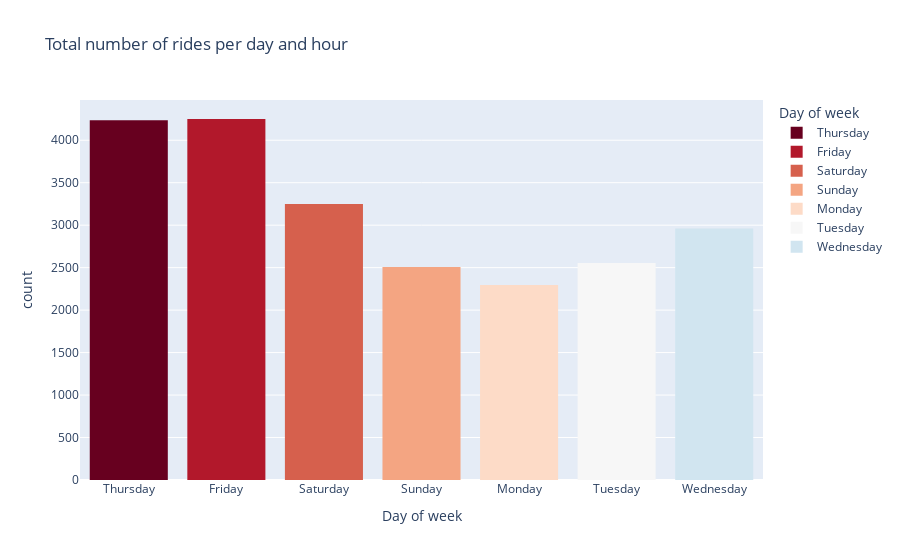

Write notebook code for a chart like this one.
### Code cell
data_hour = data.loc[(data['hour']==hour)]
fig = px.histogram(data_hour, x= data_hour['day_of_week'], color='day_of_week',color_discrete_sequence=px.colors.sequential.RdBu,
title="Total number of rides per day and hour",
labels=dict(day_of_week="Day of week", count="Count"))
fig.show()

### Figure 1 — Plotly figure (JSON) as saved in the notebook; plotly's stock layout.template omitted (floating-point values rounded to 4 significant figures; data arrays with more than 128 entries replaced by an {"elided": "..."} marker saying what was removed)
{"data": [{"alignmentgroup": "True", "bingroup": "x", "hovertemplate": "Day of week=%{x}<br>count=%{y}<extra></extra>", "legendgroup": "Thursday", "marker": {"color": "rgb(103,0,31)", "pattern": {"shape": ""}}, "name": "Thursday", "offsetgroup": "Thursday", "orientation": "v", "showlegend": true, "type": "histogram", "x": {"elided": "4236 str values"}, "xaxis": "x", "yaxis": "y"}, {"alignmentgroup": "True", "bingroup": "x", "hovertemplate": "Day of week=%{x}<br>count=%{y}<extra></extra>", "legendgroup": "Friday", "marker": {"color": "rgb(178,24,43)", "pattern": {"shape": ""}}, "name": "Friday", "offsetgroup": "Friday", "orientation": "v", "showlegend": true, "type": "histogram", "x": {"elided": "4250 str values"}, "xaxis": "x", "yaxis": "y"}, {"alignmentgroup": "True", "bingroup": "x", "hovertemplate": "Day of week=%{x}<br>count=%{y}<extra></extra>", "legendgroup": "Saturday", "marker": {"color": "rgb(214,96,77)", "pattern": {"shape": ""}}, "name": "Saturday", "offsetgroup": "Saturday", "orientation": "v", "showlegend": true, "type": "histogram", "x": {"elided": "3248 str values"}, "xaxis": "x", "yaxis": "y"}, {"alignmentgroup": "True", "bingroup": "x", "hovertemplate": "Day of week=%{x}<br>count=%{y}<extra></extra>", "legendgroup": "Sunday", "marker": {"color": "rgb(244,165,130)", "pattern": {"shape": ""}}, "name": "Sunday", "offsetgroup": "Sunday", "orientation": "v", "showlegend": true, "type": "histogram", "x": {"elided": "2509 str values"}, "xaxis": "x", "yaxis": "y"}, {"alignmentgroup": "True", "bingroup": "x", "hovertemplate": "Day of week=%{x}<br>count=%{y}<extra></extra>", "legendgroup": "Monday", "marker": {"color": "rgb(253,219,199)", "pattern": {"shape": ""}}, "name": "Monday", "offsetgroup": "Monday", "orientation": "v", "showlegend": true, "type": "histogram", "x": {"elided": "2297 str values"}, "xaxis": "x", "yaxis": "y"}, {"alignmentgroup": "True", "bingroup": "x", "hovertemplate": "Day of week=%{x}<br>count=%{y}<extra></extra>", "legendgroup": "Tuesday", "marker": {"color": "rgb(247,247,247)", "pattern": {"shape": ""}}, "name": "Tuesday", "offsetgroup": "Tuesday", "orientation": "v", "showlegend": true, "type": "histogram", "x": {"elided": "2554 str values"}, "xaxis": "x", "yaxis": "y"}, {"alignmentgroup": "True", "bingroup": "x", "hovertemplate": "Day of week=%{x}<br>count=%{y}<extra></extra>", "legendgroup": "Wednesday", "marker": {"color": "rgb(209,229,240)", "pattern": {"shape": ""}}, "name": "Wednesday", "offsetgroup": "Wednesday", "orientation": "v", "showlegend": true, "type": "histogram", "x": {"elided": "2961 str values"}, "xaxis": "x", "yaxis": "y"}], "layout": {"barmode": "relative", "legend": {"title": {"text": "Day of week"}, "tracegroupgap": 0}, "title": {"text": "Total number of rides per day and hour"}, "xaxis": {"anchor": "y", "categoryarray": ["Thursday", "Friday", "Saturday", "Sunday", "Monday", "Tuesday", "Wednesday"], "categoryorder": "array", "domain": [0, 1], "title": {"text": "Day of week"}}, "yaxis": {"anchor": "x", "domain": [0, 1], "title": {"text": "count"}}}}
